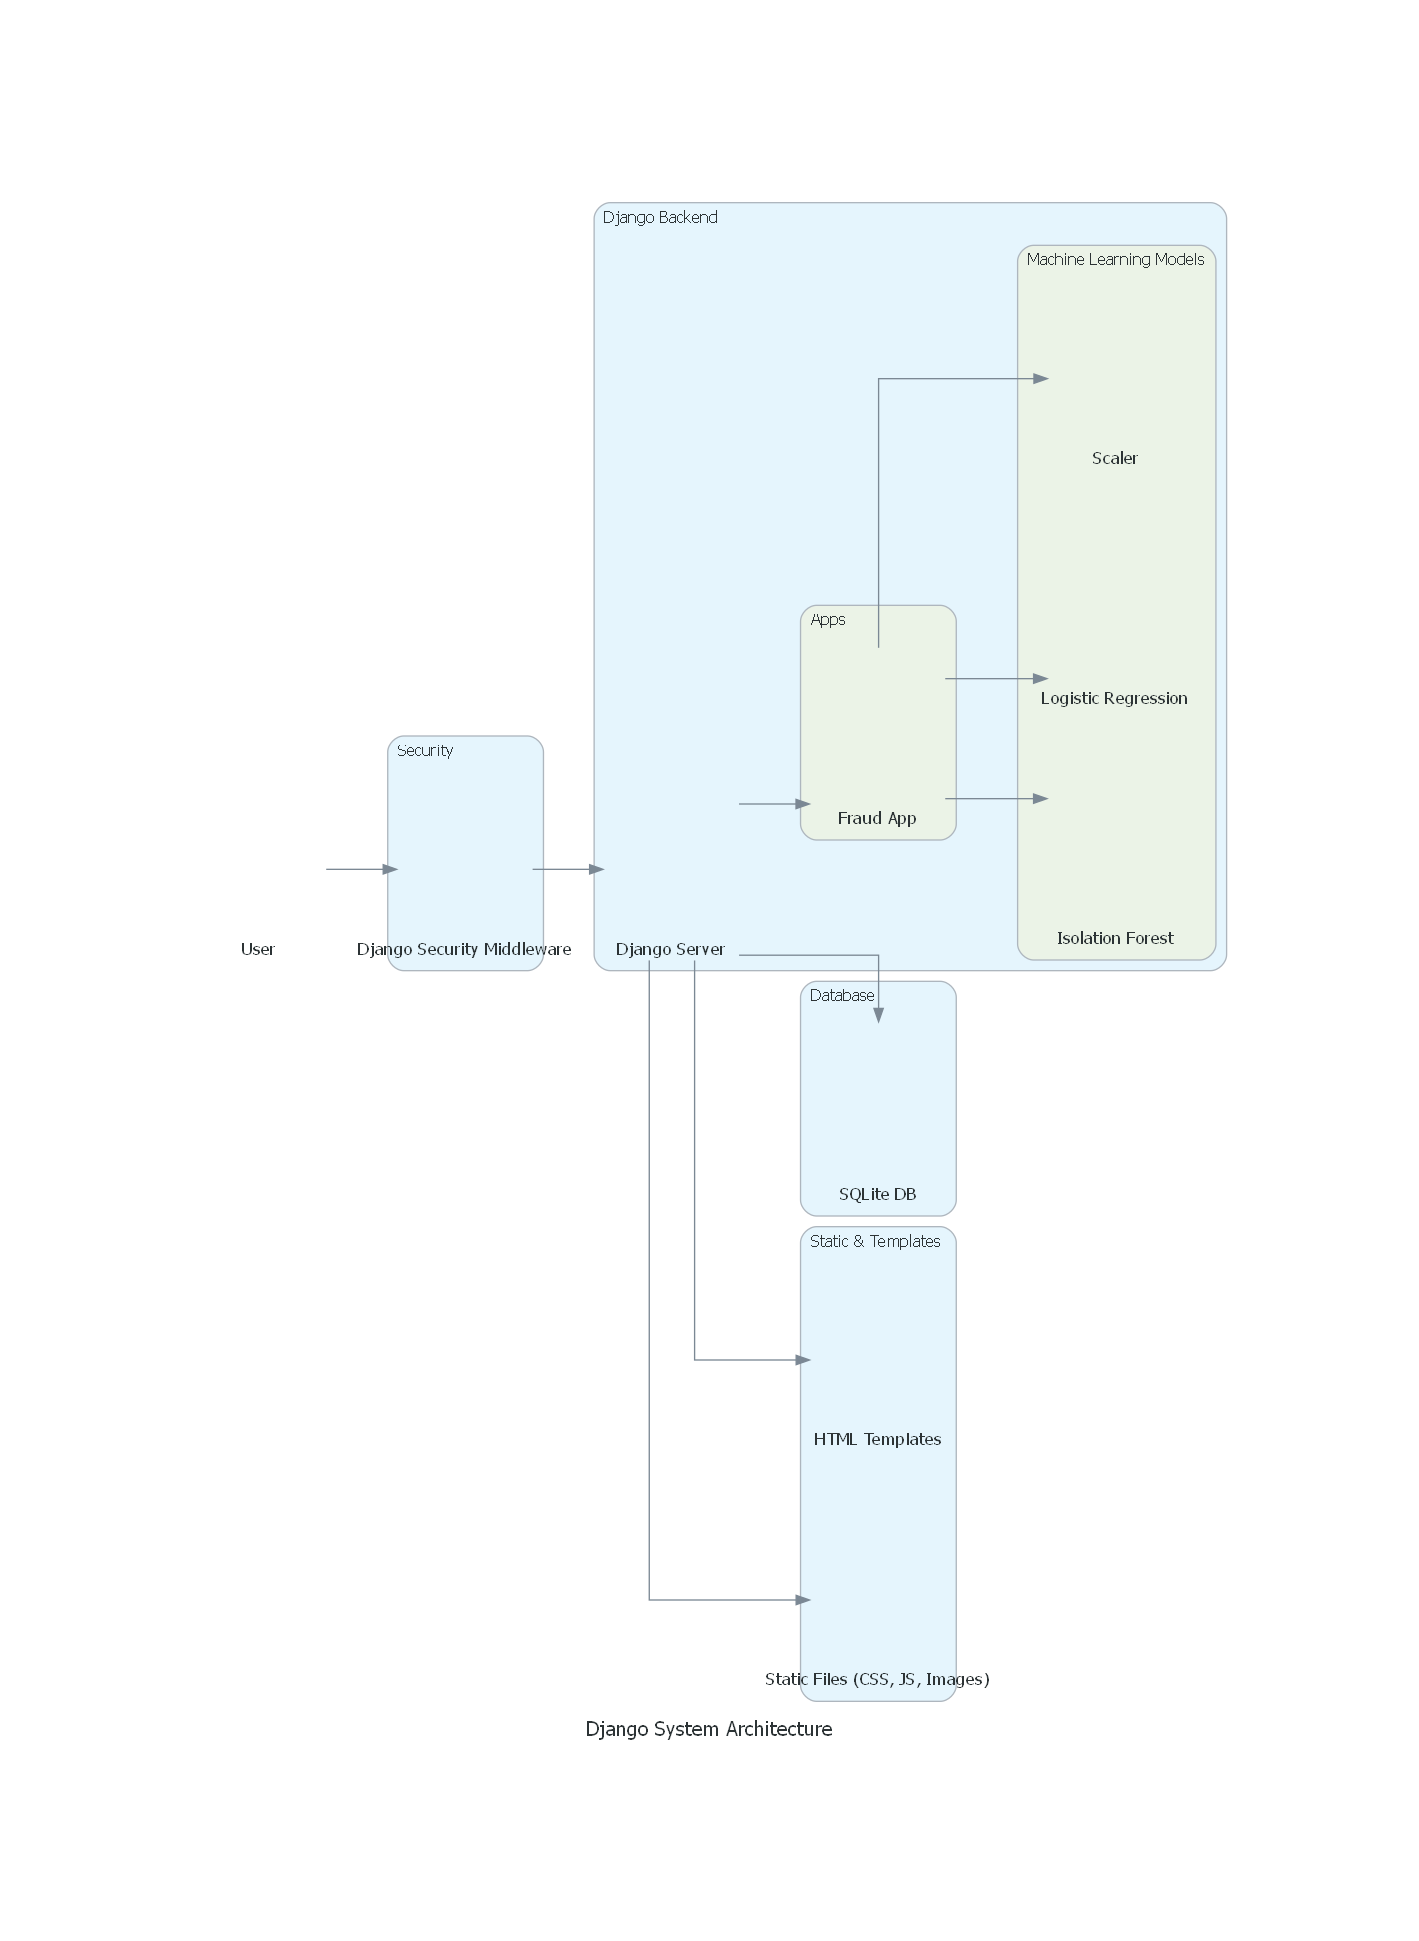

Generate this figure with Python:
from diagrams import Diagram, Cluster
from diagrams.onprem.client import User
from diagrams.onprem.compute import Server
from diagrams.onprem.database import PostgreSQL
from diagrams.programming.language import Python
from diagrams.generic.storage import Storage
from diagrams.generic.network import Firewall

with Diagram("Django System Architecture", show=True, filename="django_architecture", outformat="png"):

    user = User("User")

    with Cluster("Django Backend"):
        backend = Server("Django Server")

        with Cluster("Apps"):
            fraud_app = Python("Fraud App")

        with Cluster("Machine Learning Models"):
            ml_models = [Storage("Isolation Forest"), Storage("Logistic Regression"), Storage("Scaler")]

    with Cluster("Database"):
        db = PostgreSQL("SQLite DB")

    with Cluster("Static & Templates"):
        static_files = Storage("Static Files (CSS, JS, Images)")
        templates = Storage("HTML Templates")

    with Cluster("Security"):
        firewall = Firewall("Django Security Middleware")

    user >> firewall >> backend >> db
    backend >> fraud_app >> ml_models
    backend >> static_files
    backend >> templates
